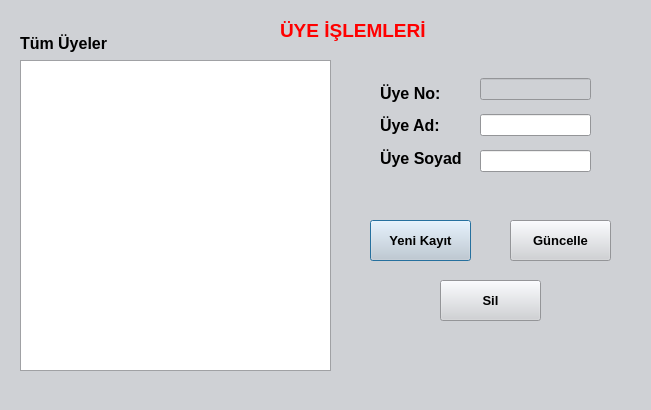
<?xml version="1.0" encoding="UTF-8"?>
<ui version="4.0">
 <class>Uyeislemleri</class>
 <widget class="QDialog" name="Uyeislemleri">
  <property name="geometry">
   <rect>
    <x>0</x>
    <y>0</y>
    <width>651</width>
    <height>410</height>
   </rect>
  </property>
  <property name="palette">
   <palette>
    <active>
     <colorrole role="WindowText">
      <brush brushstyle="SolidPattern">
       <color alpha="255">
        <red>0</red>
        <green>0</green>
        <blue>0</blue>
       </color>
      </brush>
     </colorrole>
     <colorrole role="Button">
      <brush brushstyle="SolidPattern">
       <color alpha="255">
        <red>207</red>
        <green>209</green>
        <blue>213</blue>
       </color>
      </brush>
     </colorrole>
     <colorrole role="Light">
      <brush brushstyle="SolidPattern">
       <color alpha="255">
        <red>255</red>
        <green>255</green>
        <blue>255</blue>
       </color>
      </brush>
     </colorrole>
     <colorrole role="Midlight">
      <brush brushstyle="SolidPattern">
       <color alpha="255">
        <red>231</red>
        <green>232</green>
        <blue>234</blue>
       </color>
      </brush>
     </colorrole>
     <colorrole role="Dark">
      <brush brushstyle="SolidPattern">
       <color alpha="255">
        <red>103</red>
        <green>104</green>
        <blue>106</blue>
       </color>
      </brush>
     </colorrole>
     <colorrole role="Mid">
      <brush brushstyle="SolidPattern">
       <color alpha="255">
        <red>138</red>
        <green>139</green>
        <blue>142</blue>
       </color>
      </brush>
     </colorrole>
     <colorrole role="Text">
      <brush brushstyle="SolidPattern">
       <color alpha="255">
        <red>0</red>
        <green>0</green>
        <blue>0</blue>
       </color>
      </brush>
     </colorrole>
     <colorrole role="BrightText">
      <brush brushstyle="SolidPattern">
       <color alpha="255">
        <red>255</red>
        <green>255</green>
        <blue>255</blue>
       </color>
      </brush>
     </colorrole>
     <colorrole role="ButtonText">
      <brush brushstyle="SolidPattern">
       <color alpha="255">
        <red>0</red>
        <green>0</green>
        <blue>0</blue>
       </color>
      </brush>
     </colorrole>
     <colorrole role="Base">
      <brush brushstyle="SolidPattern">
       <color alpha="255">
        <red>255</red>
        <green>255</green>
        <blue>255</blue>
       </color>
      </brush>
     </colorrole>
     <colorrole role="Window">
      <brush brushstyle="SolidPattern">
       <color alpha="255">
        <red>207</red>
        <green>209</green>
        <blue>213</blue>
       </color>
      </brush>
     </colorrole>
     <colorrole role="Shadow">
      <brush brushstyle="SolidPattern">
       <color alpha="255">
        <red>0</red>
        <green>0</green>
        <blue>0</blue>
       </color>
      </brush>
     </colorrole>
     <colorrole role="AlternateBase">
      <brush brushstyle="SolidPattern">
       <color alpha="255">
        <red>231</red>
        <green>232</green>
        <blue>234</blue>
       </color>
      </brush>
     </colorrole>
     <colorrole role="ToolTipBase">
      <brush brushstyle="SolidPattern">
       <color alpha="255">
        <red>255</red>
        <green>255</green>
        <blue>220</blue>
       </color>
      </brush>
     </colorrole>
     <colorrole role="ToolTipText">
      <brush brushstyle="SolidPattern">
       <color alpha="255">
        <red>0</red>
        <green>0</green>
        <blue>0</blue>
       </color>
      </brush>
     </colorrole>
     <colorrole role="PlaceholderText">
      <brush brushstyle="SolidPattern">
       <color alpha="127">
        <red>0</red>
        <green>0</green>
        <blue>0</blue>
       </color>
      </brush>
     </colorrole>
     <colorrole role="Accent">
      <brush brushstyle="SolidPattern">
       <color alpha="255">
        <red>255</red>
        <green>255</green>
        <blue>255</blue>
       </color>
      </brush>
     </colorrole>
    </active>
    <inactive>
     <colorrole role="WindowText">
      <brush brushstyle="SolidPattern">
       <color alpha="255">
        <red>0</red>
        <green>0</green>
        <blue>0</blue>
       </color>
      </brush>
     </colorrole>
     <colorrole role="Button">
      <brush brushstyle="SolidPattern">
       <color alpha="255">
        <red>207</red>
        <green>209</green>
        <blue>213</blue>
       </color>
      </brush>
     </colorrole>
     <colorrole role="Light">
      <brush brushstyle="SolidPattern">
       <color alpha="255">
        <red>255</red>
        <green>255</green>
        <blue>255</blue>
       </color>
      </brush>
     </colorrole>
     <colorrole role="Midlight">
      <brush brushstyle="SolidPattern">
       <color alpha="255">
        <red>231</red>
        <green>232</green>
        <blue>234</blue>
       </color>
      </brush>
     </colorrole>
     <colorrole role="Dark">
      <brush brushstyle="SolidPattern">
       <color alpha="255">
        <red>103</red>
        <green>104</green>
        <blue>106</blue>
       </color>
      </brush>
     </colorrole>
     <colorrole role="Mid">
      <brush brushstyle="SolidPattern">
       <color alpha="255">
        <red>138</red>
        <green>139</green>
        <blue>142</blue>
       </color>
      </brush>
     </colorrole>
     <colorrole role="Text">
      <brush brushstyle="SolidPattern">
       <color alpha="255">
        <red>0</red>
        <green>0</green>
        <blue>0</blue>
       </color>
      </brush>
     </colorrole>
     <colorrole role="BrightText">
      <brush brushstyle="SolidPattern">
       <color alpha="255">
        <red>255</red>
        <green>255</green>
        <blue>255</blue>
       </color>
      </brush>
     </colorrole>
     <colorrole role="ButtonText">
      <brush brushstyle="SolidPattern">
       <color alpha="255">
        <red>0</red>
        <green>0</green>
        <blue>0</blue>
       </color>
      </brush>
     </colorrole>
     <colorrole role="Base">
      <brush brushstyle="SolidPattern">
       <color alpha="255">
        <red>255</red>
        <green>255</green>
        <blue>255</blue>
       </color>
      </brush>
     </colorrole>
     <colorrole role="Window">
      <brush brushstyle="SolidPattern">
       <color alpha="255">
        <red>207</red>
        <green>209</green>
        <blue>213</blue>
       </color>
      </brush>
     </colorrole>
     <colorrole role="Shadow">
      <brush brushstyle="SolidPattern">
       <color alpha="255">
        <red>0</red>
        <green>0</green>
        <blue>0</blue>
       </color>
      </brush>
     </colorrole>
     <colorrole role="AlternateBase">
      <brush brushstyle="SolidPattern">
       <color alpha="255">
        <red>231</red>
        <green>232</green>
        <blue>234</blue>
       </color>
      </brush>
     </colorrole>
     <colorrole role="ToolTipBase">
      <brush brushstyle="SolidPattern">
       <color alpha="255">
        <red>255</red>
        <green>255</green>
        <blue>220</blue>
       </color>
      </brush>
     </colorrole>
     <colorrole role="ToolTipText">
      <brush brushstyle="SolidPattern">
       <color alpha="255">
        <red>0</red>
        <green>0</green>
        <blue>0</blue>
       </color>
      </brush>
     </colorrole>
     <colorrole role="PlaceholderText">
      <brush brushstyle="SolidPattern">
       <color alpha="127">
        <red>0</red>
        <green>0</green>
        <blue>0</blue>
       </color>
      </brush>
     </colorrole>
     <colorrole role="Accent">
      <brush brushstyle="SolidPattern">
       <color alpha="255">
        <red>255</red>
        <green>255</green>
        <blue>255</blue>
       </color>
      </brush>
     </colorrole>
    </inactive>
    <disabled>
     <colorrole role="WindowText">
      <brush brushstyle="SolidPattern">
       <color alpha="255">
        <red>103</red>
        <green>104</green>
        <blue>106</blue>
       </color>
      </brush>
     </colorrole>
     <colorrole role="Button">
      <brush brushstyle="SolidPattern">
       <color alpha="255">
        <red>207</red>
        <green>209</green>
        <blue>213</blue>
       </color>
      </brush>
     </colorrole>
     <colorrole role="Light">
      <brush brushstyle="SolidPattern">
       <color alpha="255">
        <red>255</red>
        <green>255</green>
        <blue>255</blue>
       </color>
      </brush>
     </colorrole>
     <colorrole role="Midlight">
      <brush brushstyle="SolidPattern">
       <color alpha="255">
        <red>231</red>
        <green>232</green>
        <blue>234</blue>
       </color>
      </brush>
     </colorrole>
     <colorrole role="Dark">
      <brush brushstyle="SolidPattern">
       <color alpha="255">
        <red>103</red>
        <green>104</green>
        <blue>106</blue>
       </color>
      </brush>
     </colorrole>
     <colorrole role="Mid">
      <brush brushstyle="SolidPattern">
       <color alpha="255">
        <red>138</red>
        <green>139</green>
        <blue>142</blue>
       </color>
      </brush>
     </colorrole>
     <colorrole role="Text">
      <brush brushstyle="SolidPattern">
       <color alpha="255">
        <red>103</red>
        <green>104</green>
        <blue>106</blue>
       </color>
      </brush>
     </colorrole>
     <colorrole role="BrightText">
      <brush brushstyle="SolidPattern">
       <color alpha="255">
        <red>255</red>
        <green>255</green>
        <blue>255</blue>
       </color>
      </brush>
     </colorrole>
     <colorrole role="ButtonText">
      <brush brushstyle="SolidPattern">
       <color alpha="255">
        <red>103</red>
        <green>104</green>
        <blue>106</blue>
       </color>
      </brush>
     </colorrole>
     <colorrole role="Base">
      <brush brushstyle="SolidPattern">
       <color alpha="255">
        <red>207</red>
        <green>209</green>
        <blue>213</blue>
       </color>
      </brush>
     </colorrole>
     <colorrole role="Window">
      <brush brushstyle="SolidPattern">
       <color alpha="255">
        <red>207</red>
        <green>209</green>
        <blue>213</blue>
       </color>
      </brush>
     </colorrole>
     <colorrole role="Shadow">
      <brush brushstyle="SolidPattern">
       <color alpha="255">
        <red>0</red>
        <green>0</green>
        <blue>0</blue>
       </color>
      </brush>
     </colorrole>
     <colorrole role="AlternateBase">
      <brush brushstyle="SolidPattern">
       <color alpha="255">
        <red>207</red>
        <green>209</green>
        <blue>213</blue>
       </color>
      </brush>
     </colorrole>
     <colorrole role="ToolTipBase">
      <brush brushstyle="SolidPattern">
       <color alpha="255">
        <red>255</red>
        <green>255</green>
        <blue>220</blue>
       </color>
      </brush>
     </colorrole>
     <colorrole role="ToolTipText">
      <brush brushstyle="SolidPattern">
       <color alpha="255">
        <red>0</red>
        <green>0</green>
        <blue>0</blue>
       </color>
      </brush>
     </colorrole>
     <colorrole role="PlaceholderText">
      <brush brushstyle="SolidPattern">
       <color alpha="127">
        <red>103</red>
        <green>104</green>
        <blue>106</blue>
       </color>
      </brush>
     </colorrole>
     <colorrole role="Accent">
      <brush brushstyle="SolidPattern">
       <color alpha="255">
        <red>255</red>
        <green>255</green>
        <blue>255</blue>
       </color>
      </brush>
     </colorrole>
    </disabled>
   </palette>
  </property>
  <property name="windowTitle">
   <string>Dialog</string>
  </property>
  <widget class="QTableView" name="tableView">
   <property name="geometry">
    <rect>
     <x>20</x>
     <y>60</y>
     <width>311</width>
     <height>311</height>
    </rect>
   </property>
  </widget>
  <widget class="QPushButton" name="pushButton">
   <property name="geometry">
    <rect>
     <x>370</x>
     <y>220</y>
     <width>101</width>
     <height>41</height>
    </rect>
   </property>
   <property name="font">
    <font>
     <pointsize>10</pointsize>
     <bold>true</bold>
    </font>
   </property>
   <property name="text">
    <string>Yeni Kayıt</string>
   </property>
  </widget>
  <widget class="QPushButton" name="pushButton_2">
   <property name="geometry">
    <rect>
     <x>510</x>
     <y>220</y>
     <width>101</width>
     <height>41</height>
    </rect>
   </property>
   <property name="font">
    <font>
     <pointsize>10</pointsize>
     <bold>true</bold>
    </font>
   </property>
   <property name="text">
    <string>Güncelle</string>
   </property>
  </widget>
  <widget class="QPushButton" name="pushButton_3">
   <property name="geometry">
    <rect>
     <x>440</x>
     <y>280</y>
     <width>101</width>
     <height>41</height>
    </rect>
   </property>
   <property name="font">
    <font>
     <pointsize>10</pointsize>
     <bold>true</bold>
    </font>
   </property>
   <property name="text">
    <string>Sil</string>
   </property>
  </widget>
  <widget class="QLabel" name="label_4">
   <property name="geometry">
    <rect>
     <x>280</x>
     <y>10</y>
     <width>211</width>
     <height>41</height>
    </rect>
   </property>
   <property name="palette">
    <palette>
     <active>
      <colorrole role="WindowText">
       <brush brushstyle="SolidPattern">
        <color alpha="255">
         <red>255</red>
         <green>0</green>
         <blue>0</blue>
        </color>
       </brush>
      </colorrole>
     </active>
     <inactive>
      <colorrole role="WindowText">
       <brush brushstyle="SolidPattern">
        <color alpha="255">
         <red>255</red>
         <green>0</green>
         <blue>0</blue>
        </color>
       </brush>
      </colorrole>
     </inactive>
     <disabled/>
    </palette>
   </property>
   <property name="font">
    <font>
     <pointsize>14</pointsize>
     <bold>true</bold>
    </font>
   </property>
   <property name="text">
    <string>ÜYE İŞLEMLERİ</string>
   </property>
  </widget>
  <widget class="QWidget" name="layoutWidget">
   <property name="geometry">
    <rect>
     <x>380</x>
     <y>80</y>
     <width>81</width>
     <height>91</height>
    </rect>
   </property>
   <layout class="QVBoxLayout" name="verticalLayout">
    <item>
     <widget class="QLabel" name="label">
      <property name="font">
       <font>
        <pointsize>12</pointsize>
        <bold>true</bold>
       </font>
      </property>
      <property name="text">
       <string>Üye No:</string>
      </property>
     </widget>
    </item>
    <item>
     <widget class="QLabel" name="label_2">
      <property name="font">
       <font>
        <pointsize>12</pointsize>
        <bold>true</bold>
       </font>
      </property>
      <property name="text">
       <string>Üye Ad:</string>
      </property>
     </widget>
    </item>
    <item>
     <widget class="QLabel" name="label_3">
      <property name="font">
       <font>
        <pointsize>12</pointsize>
        <bold>true</bold>
       </font>
      </property>
      <property name="text">
       <string>Üye Soyad:</string>
      </property>
     </widget>
    </item>
   </layout>
  </widget>
  <widget class="QWidget" name="layoutWidget">
   <property name="geometry">
    <rect>
     <x>480</x>
     <y>70</y>
     <width>111</width>
     <height>111</height>
    </rect>
   </property>
   <layout class="QVBoxLayout" name="verticalLayout_2">
    <item>
     <widget class="QLineEdit" name="lineEdit_UyeNo">
      <property name="enabled">
       <bool>false</bool>
      </property>
     </widget>
    </item>
    <item>
     <widget class="QLineEdit" name="lineEdit_Uye_Ad"/>
    </item>
    <item>
     <widget class="QLineEdit" name="lineEdit_UyeSoyad"/>
    </item>
   </layout>
  </widget>
  <widget class="QLabel" name="label_5">
   <property name="geometry">
    <rect>
     <x>20</x>
     <y>30</y>
     <width>141</width>
     <height>27</height>
    </rect>
   </property>
   <property name="font">
    <font>
     <pointsize>12</pointsize>
     <bold>true</bold>
    </font>
   </property>
   <property name="text">
    <string>Tüm Üyeler</string>
   </property>
  </widget>
 </widget>
 <resources/>
 <connections/>
</ui>
